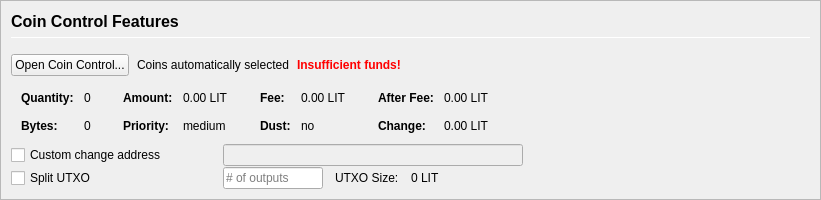
         <widget class="QFrame" name="frameCoinControl">
          <property name="sizePolicy">
           <sizepolicy hsizetype="Expanding" vsizetype="Expanding">
            <horstretch>0</horstretch>
            <verstretch>0</verstretch>
           </sizepolicy>
          </property>
          <property name="maximumSize">
           <size>
            <width>16777215</width>
            <height>16777215</height>
           </size>
          </property>
          <property name="frameShape">
           <enum>QFrame::StyledPanel</enum>
          </property>
          <property name="frameShadow">
           <enum>QFrame::Sunken</enum>
          </property>
          <layout class="QVBoxLayout" name="verticalLayoutCoinControl2">
           <property name="spacing">
            <number>0</number>
           </property>
           <property name="margin">
            <number>0</number>
           </property>
           <item>
            <widget class="QFrame" name="frameCoinControl_BG">
             <layout class="QVBoxLayout" name="verticalLayoutCoinControl" stretch="0,0,0,0,0,0">
              <property name="spacing">
               <number>1</number>
              </property>
              <property name="leftMargin">
               <number>10</number>
              </property>
              <property name="topMargin">
               <number>10</number>
              </property>
              <item>
               <layout class="QHBoxLayout" name="horizontalLayoutCoinControl1">
                <property name="bottomMargin">
                 <number>15</number>
                </property>
                <item>
                 <layout class="QVBoxLayout" name="verticalLayout_3">
                  <property name="spacing">
                   <number>6</number>
                  </property>
                  <item>
                   <widget class="QLabel" name="labelCoinControlFeatures">
                    <property name="sizePolicy">
                     <sizepolicy hsizetype="Preferred" vsizetype="Maximum">
                      <horstretch>0</horstretch>
                      <verstretch>0</verstretch>
                     </sizepolicy>
                    </property>
                    <property name="minimumSize">
                     <size>
                      <width>0</width>
                      <height>20</height>
                     </size>
                    </property>
                    <property name="font">
                     <font>
                      <pointsize>12</pointsize>
                      <weight>75</weight>
                      <bold>true</bold>
                     </font>
                    </property>
                    <property name="styleSheet">
                     <string notr="true">font-weight:bold;</string>
                    </property>
                    <property name="text">
                     <string>Coin Control Features</string>
                    </property>
                   </widget>
                  </item>
                  <item>
                   <widget class="Line" name="line">
                    <property name="minimumSize">
                     <size>
                      <width>0</width>
                      <height>1</height>
                     </size>
                    </property>
                    <property name="maximumSize">
                     <size>
                      <width>16777215</width>
                      <height>1</height>
                     </size>
                    </property>
                    <property name="orientation">
                     <enum>Qt::Horizontal</enum>
                    </property>
                   </widget>
                  </item>
                 </layout>
                </item>
               </layout>
              </item>
              <item>
               <layout class="QHBoxLayout" name="horizontalLayoutCoinControl2" stretch="0,0,0,0">
                <property name="spacing">
                 <number>8</number>
                </property>
                <property name="bottomMargin">
                 <number>10</number>
                </property>
                <item>
                 <widget class="QPushButton" name="pushButtonCoinControl">
                  <property name="styleSheet">
                   <string notr="true"/>
                  </property>
                  <property name="text">
                   <string>Open Coin Control...</string>
                  </property>
                  <property name="autoDefault">
                   <bool>false</bool>
                  </property>
                 </widget>
                </item>
                <item>
                 <widget class="QLabel" name="labelCoinControlAutomaticallySelected">
                  <property name="text">
                   <string>Coins automatically selected</string>
                  </property>
                  <property name="margin">
                   <number>5</number>
                  </property>
                 </widget>
                </item>
                <item>
                 <widget class="QLabel" name="labelCoinControlInsuffFunds">
                  <property name="font">
                   <font>
                    <weight>75</weight>
                    <bold>true</bold>
                   </font>
                  </property>
                  <property name="styleSheet">
                   <string notr="true">color:red;font-weight:bold;</string>
                  </property>
                  <property name="text">
                   <string>Insufficient funds!</string>
                  </property>
                  <property name="margin">
                   <number>5</number>
                  </property>
                 </widget>
                </item>
                <item>
                 <spacer name="horizontalSpacerCoinControl">
                  <property name="orientation">
                   <enum>Qt::Horizontal</enum>
                  </property>
                  <property name="sizeHint" stdset="0">
                   <size>
                    <width>40</width>
                    <height>1</height>
                   </size>
                  </property>
                 </spacer>
                </item>
               </layout>
              </item>
              <item>
               <widget class="QWidget" name="widgetCoinControl" native="true">
                <property name="sizePolicy">
                 <sizepolicy hsizetype="Preferred" vsizetype="Preferred">
                  <horstretch>0</horstretch>
                  <verstretch>0</verstretch>
                 </sizepolicy>
                </property>
                <property name="minimumSize">
                 <size>
                  <width>0</width>
                  <height>0</height>
                 </size>
                </property>
                <property name="styleSheet">
                 <string notr="true"/>
                </property>
                <layout class="QHBoxLayout" name="horizontalLayoutCoinControl5">
                 <property name="margin">
                  <number>0</number>
                 </property>
                 <item>
                  <layout class="QHBoxLayout" name="horizontalLayoutCoinControl3" stretch="0,0,0,1">
                   <property name="spacing">
                    <number>20</number>
                   </property>
                   <property name="topMargin">
                    <number>0</number>
                   </property>
                   <property name="bottomMargin">
                    <number>10</number>
                   </property>
                   <item>
                    <layout class="QFormLayout" name="formLayoutCoinControl1">
                     <property name="horizontalSpacing">
                      <number>10</number>
                     </property>
                     <property name="verticalSpacing">
                      <number>14</number>
                     </property>
                     <property name="leftMargin">
                      <number>10</number>
                     </property>
                     <property name="topMargin">
                      <number>4</number>
                     </property>
                     <property name="rightMargin">
                      <number>6</number>
                     </property>
                     <item row="0" column="0">
                      <widget class="QLabel" name="labelCoinControlQuantityText">
                       <property name="font">
                        <font>
                         <weight>75</weight>
                         <bold>true</bold>
                        </font>
                       </property>
                       <property name="text">
                        <string>Quantity:</string>
                       </property>
                       <property name="margin">
                        <number>0</number>
                       </property>
                      </widget>
                     </item>
                     <item row="0" column="1">
                      <widget class="QLabel" name="labelCoinControlQuantity">
                       <property name="cursor">
                        <cursorShape>IBeamCursor</cursorShape>
                       </property>
                       <property name="contextMenuPolicy">
                        <enum>Qt::ActionsContextMenu</enum>
                       </property>
                       <property name="text">
                        <string notr="true">0</string>
                       </property>
                       <property name="margin">
                        <number>0</number>
                       </property>
                       <property name="textInteractionFlags">
                        <set>Qt::LinksAccessibleByMouse|Qt::TextSelectableByKeyboard|Qt::TextSelectableByMouse</set>
                       </property>
                      </widget>
                     </item>
                     <item row="1" column="0">
                      <widget class="QLabel" name="labelCoinControlBytesText">
                       <property name="font">
                        <font>
                         <weight>75</weight>
                         <bold>true</bold>
                        </font>
                       </property>
                       <property name="text">
                        <string>Bytes:</string>
                       </property>
                      </widget>
                     </item>
                     <item row="1" column="1">
                      <widget class="QLabel" name="labelCoinControlBytes">
                       <property name="cursor">
                        <cursorShape>IBeamCursor</cursorShape>
                       </property>
                       <property name="contextMenuPolicy">
                        <enum>Qt::ActionsContextMenu</enum>
                       </property>
                       <property name="text">
                        <string notr="true">0</string>
                       </property>
                       <property name="textInteractionFlags">
                        <set>Qt::LinksAccessibleByMouse|Qt::TextSelectableByKeyboard|Qt::TextSelectableByMouse</set>
                       </property>
                      </widget>
                     </item>
                    </layout>
                   </item>
                   <item>
                    <layout class="QFormLayout" name="formLayoutCoinControl2">
                     <property name="horizontalSpacing">
                      <number>10</number>
                     </property>
                     <property name="verticalSpacing">
                      <number>14</number>
                     </property>
                     <property name="leftMargin">
                      <number>6</number>
                     </property>
                     <property name="topMargin">
                      <number>4</number>
                     </property>
                     <property name="rightMargin">
                      <number>6</number>
                     </property>
                     <item row="0" column="0">
                      <widget class="QLabel" name="labelCoinControlAmountText">
                       <property name="font">
                        <font>
                         <weight>75</weight>
                         <bold>true</bold>
                        </font>
                       </property>
                       <property name="text">
                        <string>Amount:</string>
                       </property>
                       <property name="margin">
                        <number>0</number>
                       </property>
                      </widget>
                     </item>
                     <item row="0" column="1">
                      <widget class="QLabel" name="labelCoinControlAmount">
                       <property name="cursor">
                        <cursorShape>IBeamCursor</cursorShape>
                       </property>
                       <property name="contextMenuPolicy">
                        <enum>Qt::ActionsContextMenu</enum>
                       </property>
                       <property name="text">
                        <string notr="true">0.00 LIT</string>
                       </property>
                       <property name="textInteractionFlags">
                        <set>Qt::LinksAccessibleByMouse|Qt::TextSelectableByKeyboard|Qt::TextSelectableByMouse</set>
                       </property>
                      </widget>
                     </item>
                     <item row="1" column="0">
                      <widget class="QLabel" name="labelCoinControlPriorityText">
                       <property name="font">
                        <font>
                         <weight>75</weight>
                         <bold>true</bold>
                        </font>
                       </property>
                       <property name="text">
                        <string>Priority:</string>
                       </property>
                      </widget>
                     </item>
                     <item row="1" column="1">
                      <widget class="QLabel" name="labelCoinControlPriority">
                       <property name="cursor">
                        <cursorShape>IBeamCursor</cursorShape>
                       </property>
                       <property name="contextMenuPolicy">
                        <enum>Qt::ActionsContextMenu</enum>
                       </property>
                       <property name="text">
                        <string>medium</string>
                       </property>
                       <property name="textInteractionFlags">
                        <set>Qt::LinksAccessibleByMouse|Qt::TextSelectableByKeyboard|Qt::TextSelectableByMouse</set>
                       </property>
                      </widget>
                     </item>
                    </layout>
                   </item>
                   <item>
                    <layout class="QFormLayout" name="formLayoutCoinControl3">
                     <property name="horizontalSpacing">
                      <number>10</number>
                     </property>
                     <property name="verticalSpacing">
                      <number>14</number>
                     </property>
                     <property name="leftMargin">
                      <number>6</number>
                     </property>
                     <property name="topMargin">
                      <number>4</number>
                     </property>
                     <property name="rightMargin">
                      <number>6</number>
                     </property>
                     <item row="0" column="0">
                      <widget class="QLabel" name="labelCoinControlFeeText">
                       <property name="font">
                        <font>
                         <weight>75</weight>
                         <bold>true</bold>
                        </font>
                       </property>
                       <property name="text">
                        <string>Fee:</string>
                       </property>
                       <property name="margin">
                        <number>0</number>
                       </property>
                      </widget>
                     </item>
                     <item row="0" column="1">
                      <widget class="QLabel" name="labelCoinControlFee">
                       <property name="cursor">
                        <cursorShape>IBeamCursor</cursorShape>
                       </property>
                       <property name="contextMenuPolicy">
                        <enum>Qt::ActionsContextMenu</enum>
                       </property>
                       <property name="text">
                        <string notr="true">0.00 LIT</string>
                       </property>
                       <property name="textInteractionFlags">
                        <set>Qt::LinksAccessibleByMouse|Qt::TextSelectableByKeyboard|Qt::TextSelectableByMouse</set>
                       </property>
                      </widget>
                     </item>
                     <item row="1" column="0">
                      <widget class="QLabel" name="labelCoinControlLowOutputText">
                       <property name="font">
                        <font>
                         <weight>75</weight>
                         <bold>true</bold>
                        </font>
                       </property>
                       <property name="text">
                        <string>Dust:</string>
                       </property>
                      </widget>
                     </item>
                     <item row="1" column="1">
                      <widget class="QLabel" name="labelCoinControlLowOutput">
                       <property name="cursor">
                        <cursorShape>IBeamCursor</cursorShape>
                       </property>
                       <property name="contextMenuPolicy">
                        <enum>Qt::ActionsContextMenu</enum>
                       </property>
                       <property name="text">
                        <string>no</string>
                       </property>
                       <property name="textInteractionFlags">
                        <set>Qt::LinksAccessibleByMouse|Qt::TextSelectableByKeyboard|Qt::TextSelectableByMouse</set>
                       </property>
                      </widget>
                     </item>
                    </layout>
                   </item>
                   <item>
                    <layout class="QFormLayout" name="formLayoutCoinControl4">
                     <property name="horizontalSpacing">
                      <number>10</number>
                     </property>
                     <property name="verticalSpacing">
                      <number>14</number>
                     </property>
                     <property name="leftMargin">
                      <number>6</number>
                     </property>
                     <property name="topMargin">
                      <number>4</number>
                     </property>
                     <property name="rightMargin">
                      <number>6</number>
                     </property>
                     <item row="0" column="0">
                      <widget class="QLabel" name="labelCoinControlAfterFeeText">
                       <property name="font">
                        <font>
                         <weight>75</weight>
                         <bold>true</bold>
                        </font>
                       </property>
                       <property name="text">
                        <string>After Fee:</string>
                       </property>
                       <property name="margin">
                        <number>0</number>
                       </property>
                      </widget>
                     </item>
                     <item row="0" column="1">
                      <widget class="QLabel" name="labelCoinControlAfterFee">
                       <property name="cursor">
                        <cursorShape>IBeamCursor</cursorShape>
                       </property>
                       <property name="contextMenuPolicy">
                        <enum>Qt::ActionsContextMenu</enum>
                       </property>
                       <property name="text">
                        <string notr="true">0.00 LIT</string>
                       </property>
                       <property name="textInteractionFlags">
                        <set>Qt::LinksAccessibleByMouse|Qt::TextSelectableByKeyboard|Qt::TextSelectableByMouse</set>
                       </property>
                      </widget>
                     </item>
                     <item row="1" column="0">
                      <widget class="QLabel" name="labelCoinControlChangeText">
                       <property name="font">
                        <font>
                         <weight>75</weight>
                         <bold>true</bold>
                        </font>
                       </property>
                       <property name="text">
                        <string>Change:</string>
                       </property>
                      </widget>
                     </item>
                     <item row="1" column="1">
                      <widget class="QLabel" name="labelCoinControlChange">
                       <property name="cursor">
                        <cursorShape>IBeamCursor</cursorShape>
                       </property>
                       <property name="contextMenuPolicy">
                        <enum>Qt::ActionsContextMenu</enum>
                       </property>
                       <property name="text">
                        <string notr="true">0.00 LIT</string>
                       </property>
                       <property name="textInteractionFlags">
                        <set>Qt::LinksAccessibleByMouse|Qt::TextSelectableByKeyboard|Qt::TextSelectableByMouse</set>
                       </property>
                      </widget>
                     </item>
                    </layout>
                   </item>
                  </layout>
                 </item>
                </layout>
               </widget>
              </item>
              <item>
               <layout class="QHBoxLayout" name="horizontalLayoutCoinControl4">
                <property name="spacing">
                 <number>12</number>
                </property>
                <property name="sizeConstraint">
                 <enum>QLayout::SetDefaultConstraint</enum>
                </property>
                <property name="topMargin">
                 <number>0</number>
                </property>
                <property name="rightMargin">
                 <number>0</number>
                </property>
                <item>
                 <widget class="QCheckBox" name="checkBoxCoinControlChange">
                  <property name="sizePolicy">
                   <sizepolicy hsizetype="Preferred" vsizetype="Preferred">
                    <horstretch>0</horstretch>
                    <verstretch>0</verstretch>
                   </sizepolicy>
                  </property>
                  <property name="minimumSize">
                   <size>
                    <width>200</width>
                    <height>0</height>
                   </size>
                  </property>
                  <property name="maximumSize">
                   <size>
                    <width>200</width>
                    <height>16777215</height>
                   </size>
                  </property>
                  <property name="toolTip">
                   <string>If this is activated, but the change address is empty or invalid, change will be sent to a newly generated address.</string>
                  </property>
                  <property name="text">
                   <string>Custom change address</string>
                  </property>
                 </widget>
                </item>
                <item>
                 <widget class="QValidatedLineEdit" name="lineEditCoinControlChange">
                  <property name="enabled">
                   <bool>false</bool>
                  </property>
                  <property name="sizePolicy">
                   <sizepolicy hsizetype="Preferred" vsizetype="Preferred">
                    <horstretch>0</horstretch>
                    <verstretch>0</verstretch>
                   </sizepolicy>
                  </property>
                  <property name="minimumSize">
                   <size>
                    <width>300</width>
                    <height>0</height>
                   </size>
                  </property>
                 </widget>
                </item>
                <item>
                 <widget class="QLabel" name="labelCoinControlChangeLabel">
                  <property name="sizePolicy">
                   <sizepolicy hsizetype="Preferred" vsizetype="Preferred">
                    <horstretch>0</horstretch>
                    <verstretch>0</verstretch>
                   </sizepolicy>
                  </property>
                  <property name="minimumSize">
                   <size>
                    <width>100</width>
                    <height>0</height>
                   </size>
                  </property>
                  <property name="text">
                   <string/>
                  </property>
                  <property name="margin">
                   <number>3</number>
                  </property>
                 </widget>
                </item>
               </layout>
              </item>
              <item>
               <layout class="QHBoxLayout" name="horizontalLayoutCoinControl6">
                <property name="spacing">
                 <number>12</number>
                </property>
                <property name="rightMargin">
                 <number>0</number>
                </property>
                <item>
                 <widget class="QCheckBox" name="splitBlockCheckBox">
                  <property name="sizePolicy">
                   <sizepolicy hsizetype="Preferred" vsizetype="Preferred">
                    <horstretch>0</horstretch>
                    <verstretch>0</verstretch>
                   </sizepolicy>
                  </property>
                  <property name="minimumSize">
                   <size>
                    <width>200</width>
                    <height>0</height>
                   </size>
                  </property>
                  <property name="maximumSize">
                   <size>
                    <width>200</width>
                    <height>16777215</height>
                   </size>
                  </property>
                  <property name="text">
                   <string>Split UTXO</string>
                  </property>
                 </widget>
                </item>
                <item>
                 <widget class="QLineEdit" name="splitBlockLineEdit">
                  <property name="sizePolicy">
                   <sizepolicy hsizetype="Preferred" vsizetype="Preferred">
                    <horstretch>50</horstretch>
                    <verstretch>0</verstretch>
                   </sizepolicy>
                  </property>
                  <property name="minimumSize">
                   <size>
                    <width>100</width>
                    <height>0</height>
                   </size>
                  </property>
                  <property name="maximumSize">
                   <size>
                    <width>100</width>
                    <height>16777215</height>
                   </size>
                  </property>
                  <property name="placeholderText">
                   <string># of outputs</string>
                  </property>
                 </widget>
                </item>
                <item>
                 <widget class="QLabel" name="labelBlockSizeText">
                  <property name="text">
                   <string>UTXO Size:</string>
                  </property>
                 </widget>
                </item>
                <item>
                 <widget class="QLabel" name="labelBlockSize">
                  <property name="text">
                   <string>0 LIT</string>
                  </property>
                 </widget>
                </item>
                <item>
                 <spacer name="horizontalSpacer_7">
                  <property name="orientation">
                   <enum>Qt::Horizontal</enum>
                  </property>
                  <property name="sizeHint" stdset="0">
                   <size>
                    <width>40</width>
                    <height>20</height>
                   </size>
                  </property>
                 </spacer>
                </item>
               </layout>
              </item>
              <item>
               <spacer name="verticalSpacerCoinControl">
                <property name="orientation">
                 <enum>Qt::Vertical</enum>
                </property>
                <property name="sizeHint" stdset="0">
                 <size>
                  <width>800</width>
                  <height>1</height>
                 </size>
                </property>
               </spacer>
              </item>
             </layout>
            </widget>
           </item>
          </layout>
         </widget>
